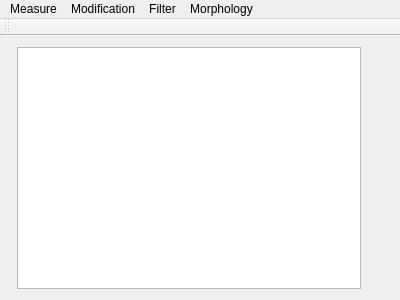
<?xml version="1.0" encoding="UTF-8"?>
<ui version="4.0">
 <class>MainWindow</class>
 <widget class="QMainWindow" name="MainWindow">
  <property name="geometry">
   <rect>
    <x>0</x>
    <y>0</y>
    <width>400</width>
    <height>300</height>
   </rect>
  </property>
  <property name="windowTitle">
   <string>MainWindow</string>
  </property>
  <widget class="QWidget" name="centralWidget">
   <layout class="QHBoxLayout" name="horizontalLayout">
    <item>
     <widget class="CVImageWidget" name="wgtImg" native="true"/>
    </item>
    <item>
     <widget class="QListView" name="cmdListView">
      <property name="verticalScrollMode">
       <enum>QAbstractItemView::ScrollPerPixel</enum>
      </property>
      <property name="horizontalScrollMode">
       <enum>QAbstractItemView::ScrollPerPixel</enum>
      </property>
      <property name="flow">
       <enum>QListView::TopToBottom</enum>
      </property>
      <property name="isWrapping" stdset="0">
       <bool>false</bool>
      </property>
      <property name="resizeMode">
       <enum>QListView::Fixed</enum>
      </property>
     </widget>
    </item>
    <item>
     <widget class="QWidget" name="wgtTools" native="true">
      <layout class="QVBoxLayout" name="verticalLayout">
       <item>
        <widget class="FileWidget" name="wgtFile" native="true"/>
       </item>
      </layout>
     </widget>
    </item>
   </layout>
  </widget>
  <widget class="QMenuBar" name="menuBar">
   <property name="geometry">
    <rect>
     <x>0</x>
     <y>0</y>
     <width>400</width>
     <height>25</height>
    </rect>
   </property>
   <property name="defaultUp">
    <bool>false</bool>
   </property>
   <widget class="QMenu" name="menuModification">
    <property name="title">
     <string>Modification</string>
    </property>
    <addaction name="actionLinear_Scaling"/>
    <addaction name="actionGamma"/>
    <addaction name="actionEqualDensity"/>
    <addaction name="actionHistogram_Equalization"/>
    <addaction name="actionCanny"/>
   </widget>
   <widget class="QMenu" name="menuFilter">
    <property name="title">
     <string>Filter</string>
    </property>
    <widget class="QMenu" name="menuDifference">
     <property name="title">
      <string>Difference</string>
     </property>
     <addaction name="actionX"/>
     <addaction name="actionY"/>
     <addaction name="actionBoth"/>
    </widget>
    <widget class="QMenu" name="menuCompass">
     <property name="title">
      <string>Compass</string>
     </property>
     <addaction name="actionNorth"/>
     <addaction name="actionNorthEast"/>
     <addaction name="actionEast"/>
     <addaction name="actionSouthEast"/>
     <addaction name="actionSouth"/>
     <addaction name="actionSouthWest"/>
     <addaction name="actionWest"/>
     <addaction name="actionNorthWest"/>
    </widget>
    <addaction name="actionGau"/>
    <addaction name="actionSobel_X"/>
    <addaction name="actionSobel_Y"/>
    <addaction name="actionLaplace"/>
    <addaction name="menuDifference"/>
    <addaction name="menuCompass"/>
   </widget>
   <widget class="QMenu" name="menuMeasure">
    <property name="title">
     <string>Measure</string>
    </property>
    <addaction name="actionNumbers"/>
    <addaction name="actionGreyvalue_Matrix"/>
    <addaction name="actionHistogramm"/>
   </widget>
   <widget class="QMenu" name="menuMorphology">
    <property name="title">
     <string>Morphology</string>
    </property>
    <addaction name="actionDilatation"/>
    <addaction name="actionErosion"/>
    <addaction name="actionMedian"/>
   </widget>
   <addaction name="menuMeasure"/>
   <addaction name="menuModification"/>
   <addaction name="menuFilter"/>
   <addaction name="menuMorphology"/>
  </widget>
  <widget class="QToolBar" name="toolBar">
   <property name="windowTitle">
    <string>toolBar</string>
   </property>
   <attribute name="toolBarArea">
    <enum>TopToolBarArea</enum>
   </attribute>
   <attribute name="toolBarBreak">
    <bool>false</bool>
   </attribute>
  </widget>
  <action name="actionLinear_Scaling">
   <property name="text">
    <string>linear Scaling</string>
   </property>
  </action>
  <action name="actionGamma">
   <property name="text">
    <string>Gamma</string>
   </property>
  </action>
  <action name="actionEqualDensity">
   <property name="text">
    <string>equal Density</string>
   </property>
  </action>
  <action name="actionGau">
   <property name="text">
    <string>Gauß</string>
   </property>
  </action>
  <action name="actionSobel_X">
   <property name="text">
    <string>Sobel X</string>
   </property>
  </action>
  <action name="actionSobel_Y">
   <property name="text">
    <string>Sobel Y</string>
   </property>
  </action>
  <action name="actionNumbers">
   <property name="text">
    <string>Numbers</string>
   </property>
  </action>
  <action name="actionGreyvalue_Matrix">
   <property name="text">
    <string>Greyvalue Matrix</string>
   </property>
  </action>
  <action name="actionHistogramm">
   <property name="text">
    <string>Histogramm</string>
   </property>
  </action>
  <action name="actionHistogram_Equalization">
   <property name="text">
    <string>Histogram Equalization</string>
   </property>
  </action>
  <action name="actionLaplace">
   <property name="text">
    <string>Laplace</string>
   </property>
  </action>
  <action name="actionX">
   <property name="text">
    <string>X</string>
   </property>
  </action>
  <action name="actionY">
   <property name="text">
    <string>Y</string>
   </property>
  </action>
  <action name="actionBoth">
   <property name="text">
    <string>Both</string>
   </property>
  </action>
  <action name="actionNorth">
   <property name="text">
    <string>North</string>
   </property>
  </action>
  <action name="actionNorthEast">
   <property name="text">
    <string>NorthEast</string>
   </property>
  </action>
  <action name="actionSouthEast">
   <property name="text">
    <string>Southeast</string>
   </property>
  </action>
  <action name="actionSouth">
   <property name="text">
    <string>South</string>
   </property>
  </action>
  <action name="actionSouthWest">
   <property name="text">
    <string>SouthWest</string>
   </property>
  </action>
  <action name="actionWest">
   <property name="text">
    <string>West</string>
   </property>
  </action>
  <action name="actionNorthWest">
   <property name="text">
    <string>NorthWest</string>
   </property>
  </action>
  <action name="actionEast">
   <property name="text">
    <string>East</string>
   </property>
  </action>
  <action name="actionDilatation">
   <property name="text">
    <string>Dilatation</string>
   </property>
  </action>
  <action name="actionErosion">
   <property name="text">
    <string>Erosion</string>
   </property>
  </action>
  <action name="actionMedian">
   <property name="text">
    <string>Median</string>
   </property>
  </action>
  <action name="actionCanny">
   <property name="text">
    <string>Canny</string>
   </property>
  </action>
 </widget>
 <layoutdefault spacing="6" margin="11"/>
 <customwidgets>
  <customwidget>
   <class>CVImageWidget</class>
   <extends>QWidget</extends>
   <header>cvimagewidget.h</header>
   <container>1</container>
  </customwidget>
  <customwidget>
   <class>FileWidget</class>
   <extends>QWidget</extends>
   <header>filewidget.h</header>
   <container>1</container>
  </customwidget>
 </customwidgets>
 <resources/>
 <connections/>
</ui>
